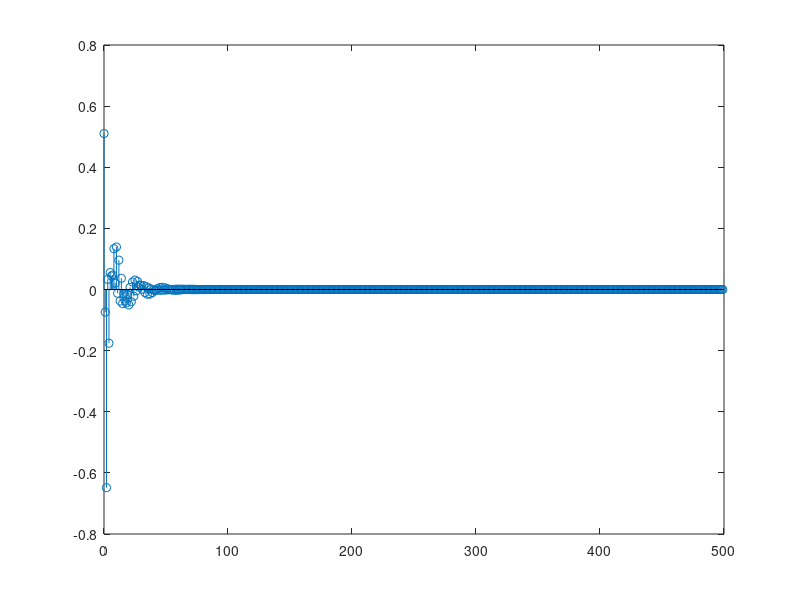

Source code (MATLAB):
Fs = 4400;                                          % Sampling Frequency
Fn = Fs/2;                                          % Nyquist Frequency

n = 3; Rp = 0.5;
Wn = [250 2000]/Fn;
[b,a] = cheby1(n,Rp,Wn);
[y,t] = impz(b,a,500); stem(t,y)